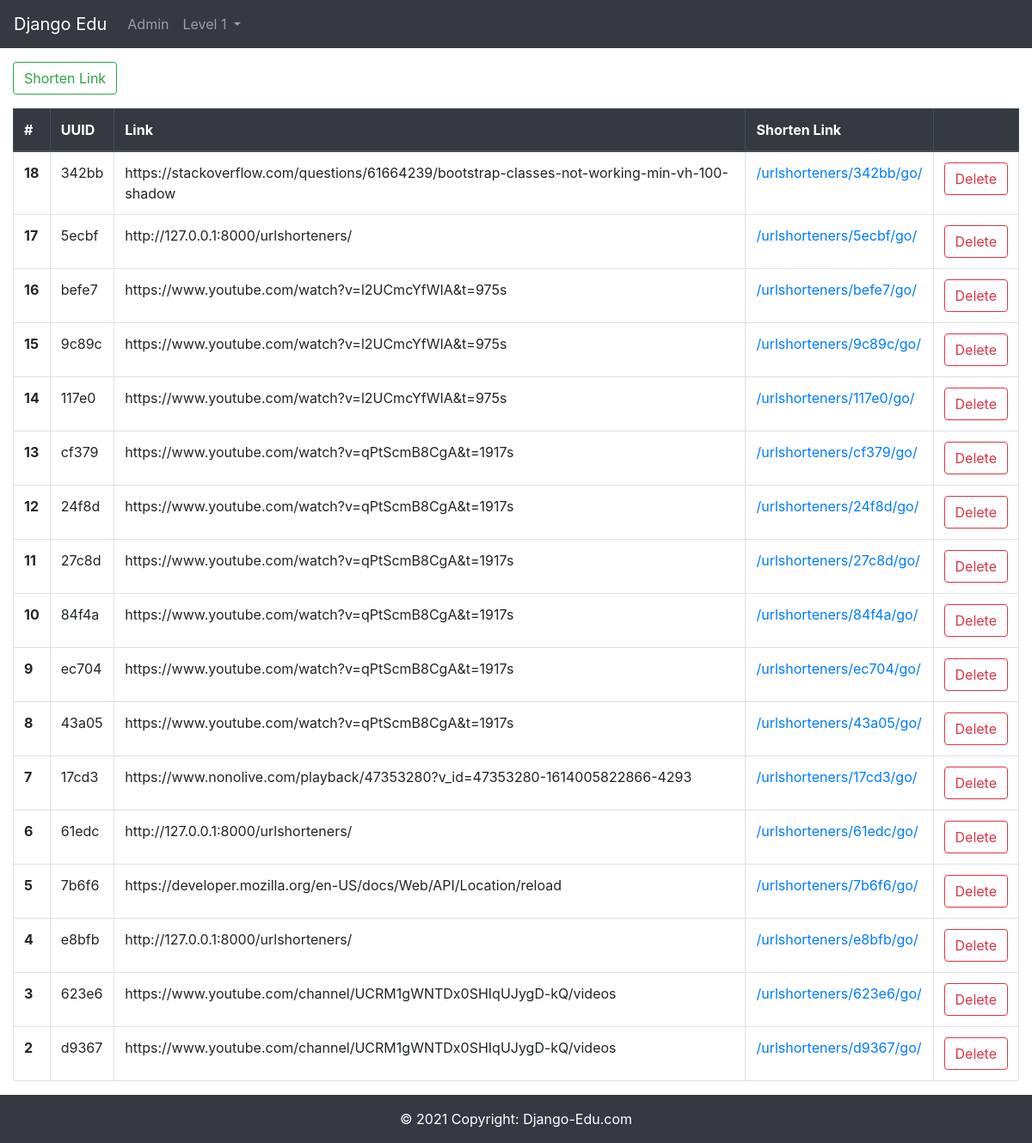
Before: /urlshorteners/ with the older database file.
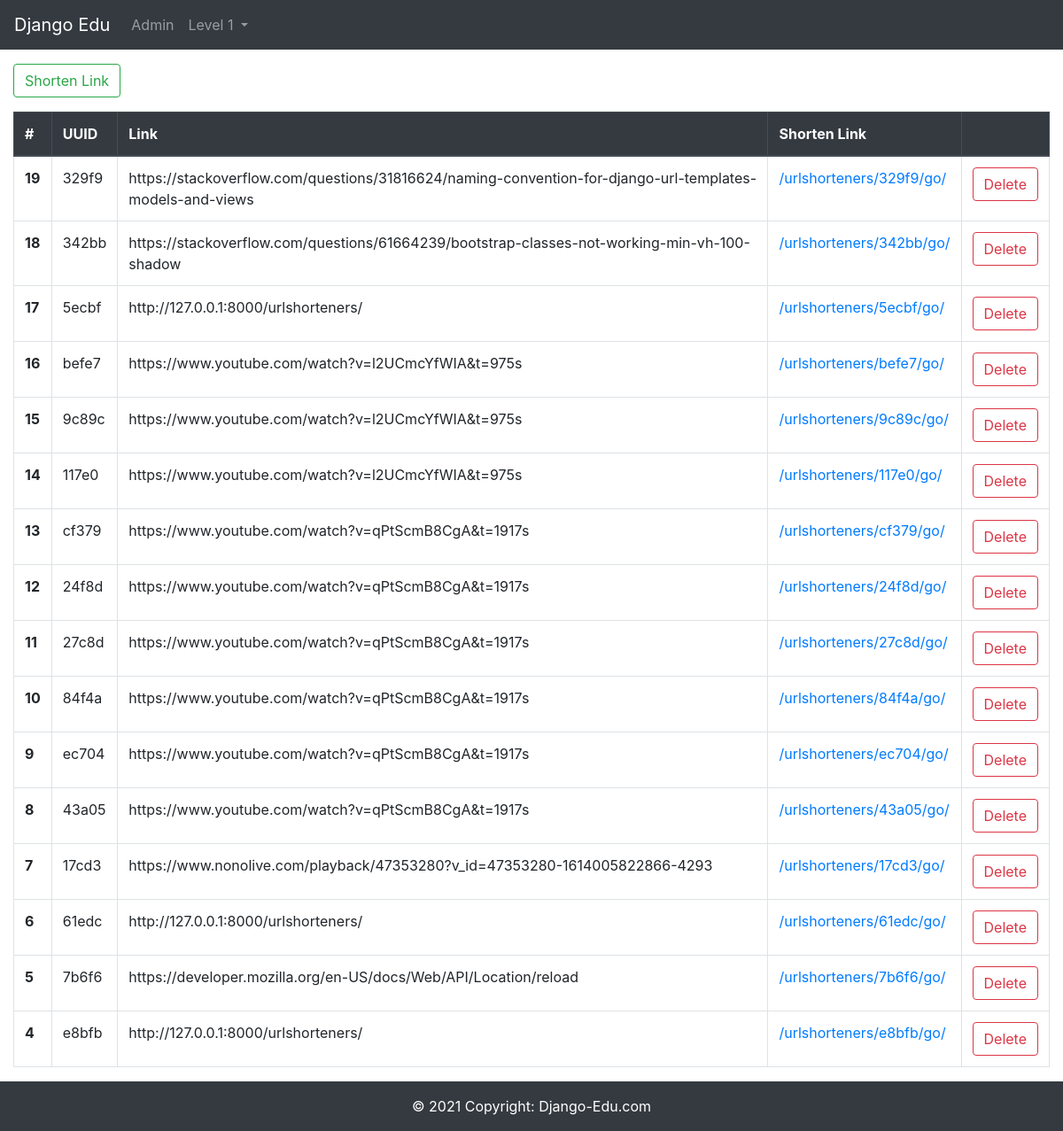
After: the same page with the newer database file.
### urlshorteners/models.py (models this page shows, shortened)
class Url(models.Model):
    uuid = models.CharField(max_length=10)
    link = models.CharField(max_length=255)

### urlshorteners/views.py (the view)
# urls.py: path('', views.index, name='index'),
def index(request):
    return render(request, 'urlshorteners/index.html',  {
        'urls': Url.objects.all().order_by('id').reverse(),
    })

### urlshorteners/templates/urlshorteners/index.html (shortened to what this page needs)
{% extends 'layouts/base.html' %}
{% block content %}
<div class="container-fluid">
  <button
    type="button"
    class="btn btn-outline-success"
    data-toggle="modal"
    data-target="#modal-shorten-link"
  >
    Shorten Link
  </button>
  <div class="table-responsive">
    <table class="table table-bordered table-hover mt-3">
      <thead class="thead-dark">
        <tr>
          <th scope="col">#</th>
          <th scope="col">UUID</th>
          <th scope="col">Link</th>
          <th scope="col">Shorten Link</th>
          <th scope="col"></th>
        </tr>
      </thead>
      <tbody>
        {% for url in urls %}
        <tr>
          <th scope="row">{{ url.id }}</th>
          <td>{{ url.uuid }}</td>
          <td>{{ url.link }}</td>
          <td>
            <a
              href="{% url 'urlshorteners:go' url.uuid %}"
              target="_blank"
              rel="noopener noreferrer"
              >{% url 'urlshorteners:go' url.uuid %}</a
            >
          </td>
          <td class="text-center">
            <button
              type="button"
              class="btn btn-outline-danger btn-delete-shorten-link"
              data-url-id="{{ url.id }}"
            >
              Delete
            </button>
          </td>
        </tr>
        {% endfor %}
      </tbody>
    </table>
  </div>
</div>
{% endblock content %}

Changed rows visible on the page:
removed Url: id "3", uuid "623e6", link "https://www.youtube.com/channel/UCRM1gWNTDx0SHIqUJygD-kQ/videos", uuid "/urlshorteners/623e6/go/"
removed Url: id "2", uuid "d9367", link "https://www.youtube.com/channel/UCRM1gWNTDx0SHIqUJygD-kQ/videos", uuid "/urlshorteners/d9367/go/"
added Url: id "19", uuid "329f9", link "https://stackoverflow.com/questions/31816624/naming-convention-for-django-url-templates-models-and-views", uuid "/urlshorteners/329f9/go/"
